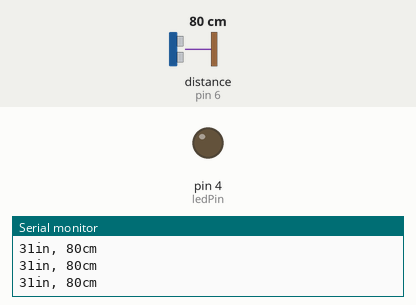
Simulated run of this sketch. Board: Arduino Uno, built with avr-gcc and run on an emulated ATmega328P. On the bench: output pins drawn as LEDs (lit = HIGH), the last lines printed to the serial monitor. Wiring (inferred from the names in the program): ultrasonic range finder: trigger pin 7; echo pin 6. The inputs (shaded band) are chosen by the test bench; at power-on: distance to the obstacle (sensor on pin 6) 80 cm. The echo pulse lasts 58.3 µs per cm; pins used as bus, display or sensor lines are not drawn.

Above: at 1.2 s.
1.3 s: distance to the obstacle (sensor on pin 6) set to 32 cm
2.8 s: distance to the obstacle (sensor on pin 6) set to 28 cm
At 4.0 s:
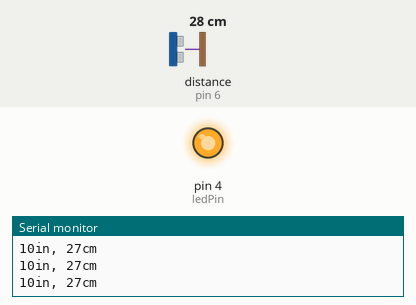
4.3 s: distance to the obstacle (sensor on pin 6) set to 60 cm
At 5.1 s:
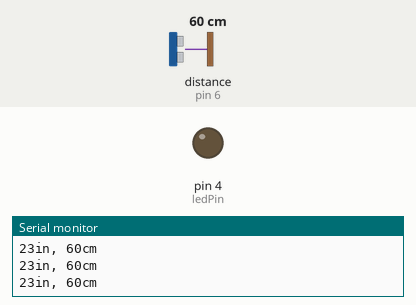
5.8 s: distance to the obstacle (sensor on pin 6) set to 2 cm
At 6.9 s:
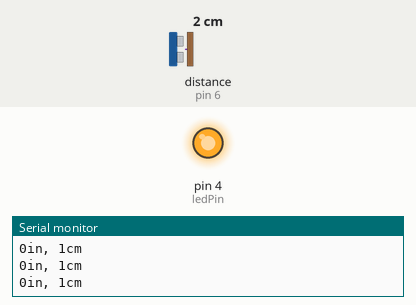
Timing chart, 0 to 8.3 s (numbered marks = the images above; inputs shaded):
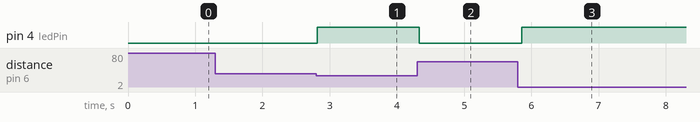

The sketch:

distance.ino
```cpp
/*
**
** References :
** https://www.tutorialspoint.com/arduino/arduino_ultrasonic_sensor.htm
**
*/

const int pingPin = 7; // Trigger Pin of Ultrasonic Sensor
const int echoPin = 6; // Echo Pin of Ultrasonic Sensor
const int ledPin =  4;// the number of the LED pin

// Variables will change:
int ledState = LOW;             // ledState used to set the LED

void setup() {
   Serial.begin(9600); // Starting Serial Terminal
   // set the digital pin as output:
   pinMode(ledPin, OUTPUT);
}

void loop() {
   long duration, inches, cm;
   pinMode(pingPin, OUTPUT);
   digitalWrite(pingPin, LOW);
   delayMicroseconds(2);
   digitalWrite(pingPin, HIGH);
   delayMicroseconds(10);
   digitalWrite(pingPin, LOW);
   pinMode(echoPin, INPUT);
   duration = pulseIn(echoPin, HIGH);
   inches = microsecondsToInches(duration);
   cm = microsecondsToCentimeters(duration);
   Serial.print(inches);
   Serial.print("in, ");
   Serial.print(cm);
   Serial.print("cm");
   Serial.println();
   if(cm < 30 ) {
    digitalWrite(ledPin, HIGH);
   }
   else {
    digitalWrite(ledPin, LOW);
   }
   delay(50);
}

long microsecondsToInches(long microseconds) {
   return microseconds / 74 / 2;
}

long microsecondsToCentimeters(long microseconds) {
   return microseconds / 29 / 2;
}
```

Measured:
- the behaviour switches between 31 and 30 cm on distance to the obstacle (sensor on pin 6) (found by bisection; images 0 and 1)
- after the input at 2.8 s, pin 4 (ledPin): LOW → HIGH at once
- after the input at 4.3 s, pin 4 (ledPin): HIGH → LOW at once
- after the input at 5.8 s, pin 4 (ledPin): LOW → HIGH after 0.05 s
